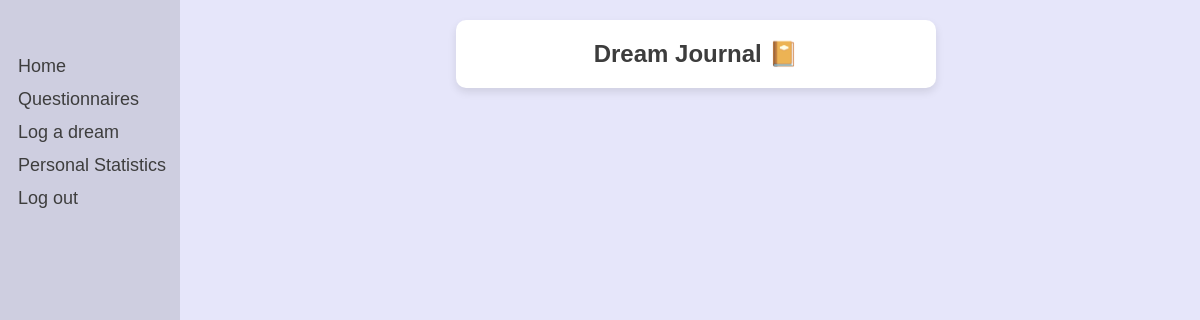
The page /dreams/journal/ (signed in) on the database as committed earlier.
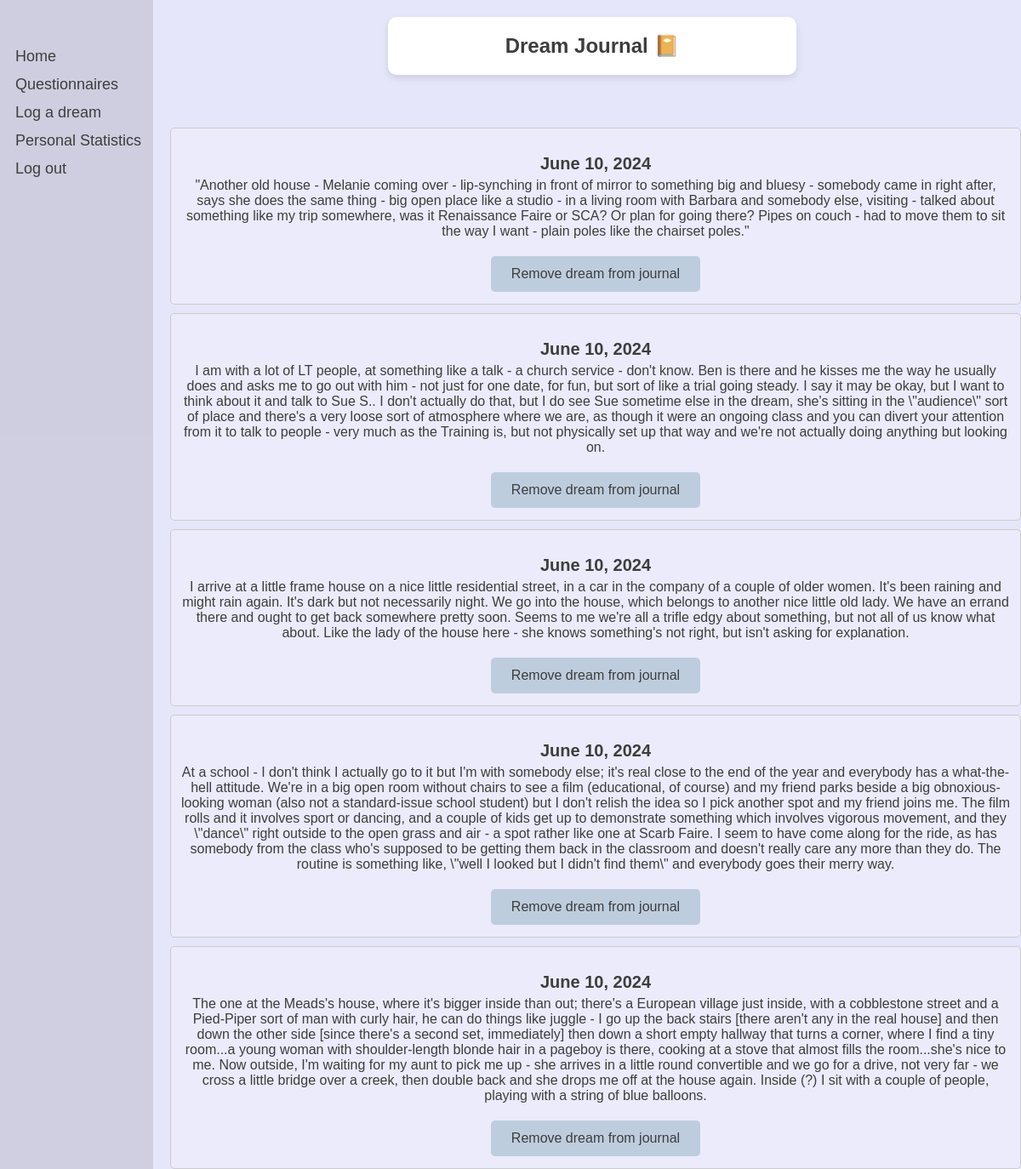
The same page on the database as committed later.
### dreams/models.py (models this page shows)
class Dream(models.Model):
    user = models.ForeignKey(User, on_delete=models.CASCADE)
    date = models.DateField()
    content = models.TextField()
    shared = models.BooleanField(default=False)
    processed = models.BooleanField(default=False)

### dreams/views.py (the view)
# urls.py: path('journal/', views.dream_journal, name='dream_journal'),
@login_required
def dream_journal(request):
    dreams = Dream.objects.filter(user=request.user).order_by('-date')
    return render(request, 'dreams/dream_journal.html', {'dreams': dreams})

### dreams/templates/dreams/dream_journal.html (shortened to what this page needs)
{% load static %}
<!DOCTYPE html>
<html>
<head>
    <link rel="stylesheet" type="text/css" href="{% static 'css/styles.css' %}">
</head>
<body>
    <div class="header">
        <h2>Dream Journal 📔</h2>
    </div>
    <div class="sidenav">
        <a href="/">Home</a>
        <a href="{% url 'dreams:questionnaires' %}">Questionnaires</a>
        <a href="{% url 'dreams:log_dream' %}">Log a dream</a>
        <a href="{% url 'dreams:personal_statistics' %}">Personal Statistics</a>
        <a href="{% url 'logout' %}">Log out</a>
    </div>
    <div class="container">
        <div class="dreams">
            {% if dreams %}
                {% for dream in dreams reversed%}
                    <div class="dream">
                        <h3 class="dream-date">{{ dream.date }}{{dream.time}}</h3>
                        <p class="dream-content">{{ dream.content }}</p>
                        <form action="{% url 'dreams:delete_dream' dream.id %}" method="post">
                            <button type="submit">Remove dream from journal</button>
                        </form>
                    </div>
                {% endfor %}
            {% endif %}
        </div>
    </div>
</body>
</html>

### static/css/styles.css (style rules this page uses)
body { font-family: Arial, sans-serif; margin: 0; padding: 0; background-color: #E6E6FA; }
button, .button { border: none; background-color: #BECDDE; color: #3D3D3D; padding: 12px 24px; text-align: center; text-decoration: none; display: inline-block; font-size: 16px; margin: 4px 2px; cursor: pointer; border-radius: 5px; }

### dreams/templates/dreams/dream_journal.html (style rules this page uses)
body, html { margin: 0; padding: 0; width: 100%; height: 100%; font-family: Arial, sans-serif; display: flex; flex-direction: column; justify-content: space-between; align-items: center; }
.header { background: #FFFFFF; color: #3D3D3D; border-radius: 10px; box-shadow: 0 4px 8px rgba(0, 0, 0, 0.1); width: 40%; left: 8%; text-align: center; margin-top: 20px; z-index: 2; position: relative; }
.sidenav { height:100%; width:180px; position: fixed; z-index:1; top:0; left:0; background-color: rgba(0,0,0,0.1); overflow-x: :hidden; padding-top:50px; }
.sidenav a { padding:6px 8px 6px 18px; text-decoration: none; font-size:18px; color: #3D3D3D; display:block; }
.container { justify-content: center; width: calc(100% - 200px); align-items: center; height: calc(100vh - 150px); text-align: center; margin-left: 200px; margin-top: 30px; z-index: 1; }
.dream { margin-bottom: 10px; border: 1px solid #ccc; padding: 10px; border-radius: 5px; background-color: rgba(255, 255, 255, 0.2); }
.dream-date { font-size: 20px; font-weight: bold; margin-bottom: 5px; color: #3D3D3D; }
.dream-content { font-size: 16px; margin-top: 5px; color: #3D3D3D; }

Rows that differ between the two databases and show on the page:
added Dream: date "June 10, 2024", content "\"Another old house - Melanie coming over - lip-synching in front of mirror to something big and bluesy - somebody came in right after, says she does the same thing - big open place like a studio - in a living room with Barbara and somebody else, visiting - talked about something like my trip somewhere, was it Renaissance Faire or SCA? Or plan for going there? Pipes on couch - had to move them to sit the way I want - plain poles like the chairset poles.\""
added Dream: date "June 10, 2024", content "I am with a lot of LT people, at something like a talk - a church service - don't know. Ben is there and he kisses me the way he usually does and asks me to go out with him - not just for one date, for fun, but sort of like a trial going steady. I say it may be okay, but I want to think about it and talk to Sue S.. I don't actually do that, but I do see Sue sometime else in the dream, she's sitting in the \\\"audience\\\" sort of place and there's a very loose sort of atmosphere where we are, as though it were an ongoing class and you can divert your attention from it to talk to people - very much as the Training is, but not physically set up that way and we're not actually doing anything but…"
added Dream: date "June 10, 2024", content "I arrive at a little frame house on a nice little residential street, in a car in the company of a couple of older women. It's been raining and might rain again. It's dark but not necessarily night. We go into the house, which belongs to another nice little old lady. We have an errand there and ought to get back somewhere pretty soon. Seems to me we're all a trifle edgy about something, but not all of us know what about. Like the lady of the house here - she knows something's not right, but isn't asking for explanation."
added Dream: date "June 10, 2024", content "At a school - I don't think I actually go to it but I'm with somebody else; it's real close to the end of the year and everybody has a what-the-hell attitude. We're in a big open room without chairs to see a film (educational, of course) and my friend parks beside a big obnoxious-looking woman (also not a standard-issue school student) but I don't relish the idea so I pick another spot and my friend joins me. The film rolls and it involves sport or dancing, and a couple of kids get up to demonstrate something which involves vigorous movement, and they \\\"dance\\\" right outside to the open grass and air - a spot rather like one at Scarb Faire. I seem to have come along for the ride, as has…"
added Dream: date "June 10, 2024", content "The one at the Meads's house, where it's bigger inside than out; there's a European village just inside, with a cobblestone street and a Pied-Piper sort of man with curly hair, he can do things like juggle - I go up the back stairs [there aren't any in the real house] and then down the other side [since there's a second set, immediately] then down a short empty hallway that turns a corner, where I find a tiny room...a young woman with shoulder-length blonde hair in a pageboy is there, cooking at a stove that almost fills the room...she's nice to me. Now outside, I'm waiting for my aunt to pick me up - she arrives in a little round convertible and we go for a drive, not very far - we cross a…"
